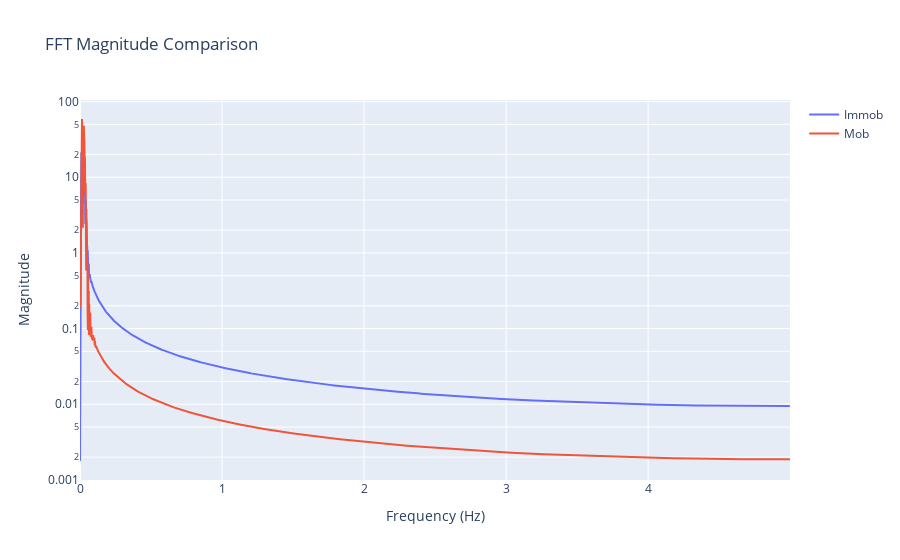

Source (notebook cell):
### Code cell
fs = 10
t = np.linspace(0, 1, fs, endpoint=False)
immob_signal = filt_immob
mob_signal = filt_mob

immob_freq, immob_mag = ffa.calculate_fft(immob_signal, fs)
mob_freq, awake_mag = ffa.calculate_fft(mob_signal, fs)

plot_fft_comparison(immob_freq, immob_mag, mob_freq, awake_mag, "Immob", "Mob")

### Figure 1 — Plotly figure (JSON) as saved in the notebook; plotly's stock layout.template omitted (floating-point values rounded to 4 significant figures; data arrays with more than 128 entries replaced by an {"elided": "..."} marker saying what was removed)
{"data": [{"mode": "lines", "name": "Immob", "type": "scatter", "x": {"elided": "2674 float values"}, "y": {"elided": "2674 float values"}}, {"mode": "lines", "name": "Mob", "type": "scatter", "x": {"elided": "5036 float values"}, "y": {"elided": "5036 float values"}}], "layout": {"title": {"text": "FFT Magnitude Comparison"}, "xaxis": {"range": [0, 4.999], "title": {"text": "Frequency (Hz)"}}, "yaxis": {"title": {"text": "Magnitude"}, "type": "log"}}}
